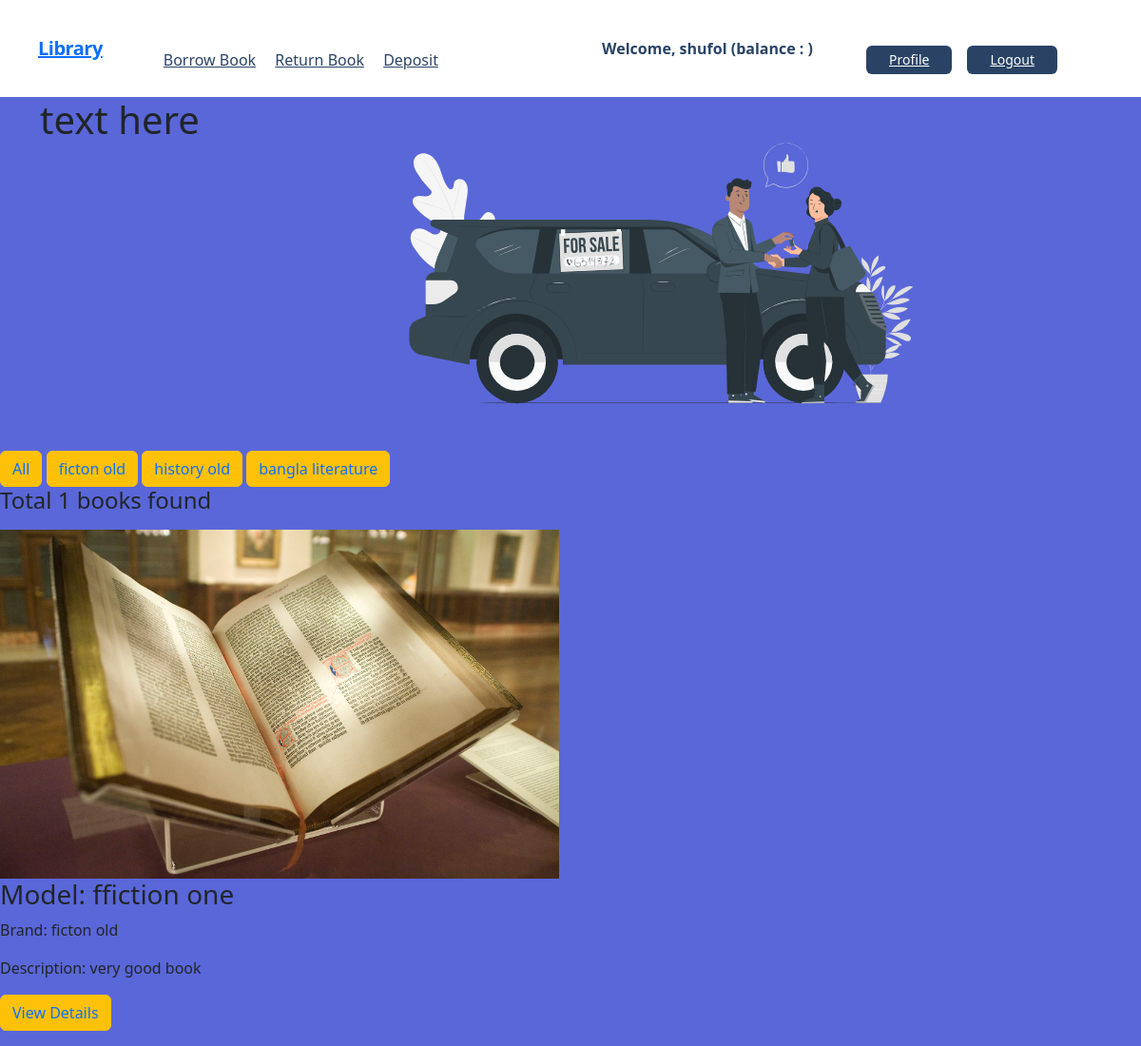
The app's page /account/catagory/ficton-old/ (signed in) with its own data.
### first_app/models.py (models this page shows)
class Catagory(models.Model):
    name = models.CharField(max_length=50)
    slug = models.SlugField(max_length=50, unique=True, null=True, blank=True)
    def __str__(self):
        return self.name

class Book(models.Model):
    user = models.ForeignKey(User, on_delete=models.CASCADE, default=1)
    catagory = models.ForeignKey(Catagory,on_delete = models.CASCADE)
    title = models.CharField(max_length = 20)
    image = models.ImageField(upload_to='uploads/', blank=True, null=True)
    description = models.TextField()
    borrowing_price = models.DecimalField(max_digits=10, decimal_places=2)
    def __str__(self):
        return self.title

### first_app/views.py (the view)
# urls.py: path('catagory/<slug:catagory_slug>/', home, name='catagory'),
def home(request, catagory_slug = None):
    books = Book.objects.all()
    print(books)
    if catagory_slug is not None:
        catagorys = Catagory.objects.get(slug = catagory_slug)
        books = Book.objects.filter(catagory = catagorys)
        print(books)
        print(catagorys)
    catagorys = Catagory.objects.all()
    return render(request, 'home.html', {'catagorys': catagorys, 'books': books})

### core/templates/home.html (shortened to what this page needs)
{% extends "base.html" %}
{% block content %}
<div class="container d-flex">
    <div class='col-4'>
        <h1>text here</h1>
    </div>
    <div class='col-6'>
    </div>
</div>
<button type="button" class="btn btn-warning"><a href="{% url 'all_books' %}" style="text-decoration: none;">All</a></button>
{% for catagory in catagorys %}
<button type="button" class="btn btn-warning"><a href="{% url 'catagory' catagory.slug %}" style="text-decoration: none;">{{catagory}}</a> </button>
{% endfor %}
<h4>Total {{ books | length }} books found</h4>
<div class='d-flex row my-3'>
    {% for book in books %}
        <div class='col-6'>
            <img src="{{ book.image.url }}" alt="{{ book.title }}">
            <h3>Model: {{ book.title }}</h3>
            <p>Brand: {{ book.catagory.name }}</p>
            <p>Description: {{book.description}}</p>
            <button type="button" class="btn btn-warning"><a href="{% url 'bookDetails' book.id %}" style="text-decoration: none;">View Details</a></button>
        </div>
    {% endfor %}
</div>
{% endblock content %}

### core/templates/navbar.html (shortened to what this page needs)
<nav class="flex items-center justify-between flex-wrap bg-white p-6 px-10">
    <div class="flex items-center flex-shrink-0 text-white mr-6">
        <span class="font-semibold text-xl tracking-tight text-blue-900"><a href="/">Library</a></span>
    </div>
    <div class="w-full block flex-grow lg:flex lg:items-center lg:w-auto px-10">
        {% if request.user.is_authenticated %}
            <div class="text-md lg:flex-grow">
                <a href="" class="block mt-4 lg:inline-block lg:mt-0 text-blue-900 hover:text-red-900 hover:font-black mr-4">
                    Borrow Book
                </a>
                <a href="" class="block mt-4 lg:inline-block lg:mt-0 text-blue-900 hover:text-red-900 hover:font-black mr-4">
                    Return Book
                </a>
                <a href="{% url 'deposit_money' %}" class="block mt-4 lg:inline-block lg:mt-0 text-blue-900 hover:text-red-900 hover:font-black mr-4">
                    Deposit
                </a>
            </div>
            <div class="flex w-auto">
                <div class="text-blue-900 my-auto font-black px-5">Welcome, {{ request.user.username }} (balance : {{request.user.account.balance}}) </div>
                <a href="{% url 'profile' %}" class="mx-2 inline-block font-medium text-sm px-4 py-2 leading-none bg-blue-900 rounded text-white border-white hover:border-transparent hover:text-dark hover:bg-red-700 mt-4 lg:mt-0">Profile</a>
                <a href="{% url 'logout' %}" class="mx-2 inline-block font-medium text-sm px-4 py-2 leading-none bg-blue-900 rounded text-white border-white hover:border-transparent hover:text-dark hover:bg-red-700 mt-4 lg:mt-0">Logout</a>
            </div>
        {% endif %}
    </div>
</nav>

### records on screen
Catagory: name "ficton old"
Catagory: name "history old"
Catagory: name "bangla literature"
Book: image (picture), title "ffiction one", catagory.name "ficton old", description "very good book"

### other values on screen
{{ request.user.username }} "shufol"
{{ books | length }} "1"
